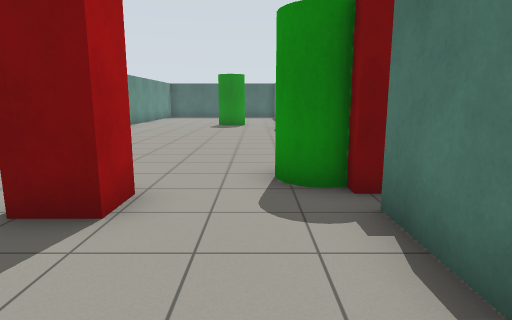
view 1 (above)

16 first-person views from a walk through a robot-simulator world made for Gazebo. The camera is 1.2 m above the floor, tilts 10° down and sees 75° across. The lines on the ground mark 1 m squares. The floor is counted in squares, 1 m on a side. Each view is taken from the middle of a square. On the plan, view 1 faces up. The plan holds only what a view shows up to about 13 squares ahead; the rest is blank.

view 2
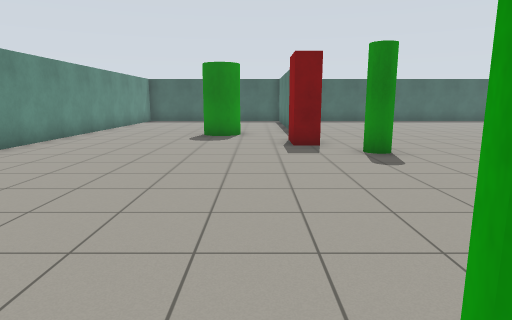

view 3
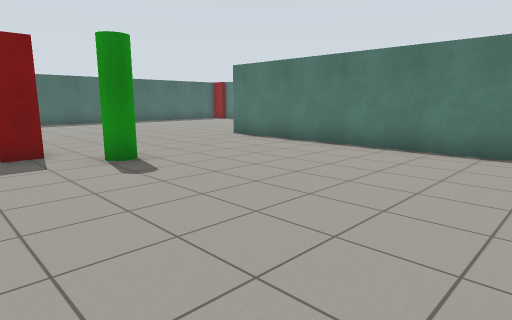

view 4
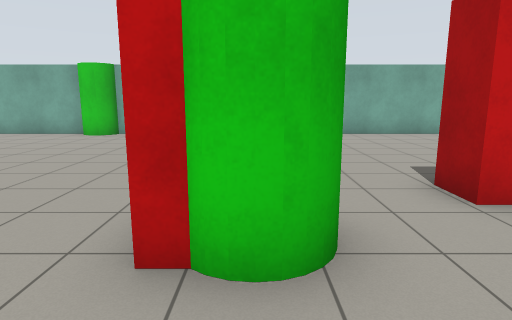

view 5
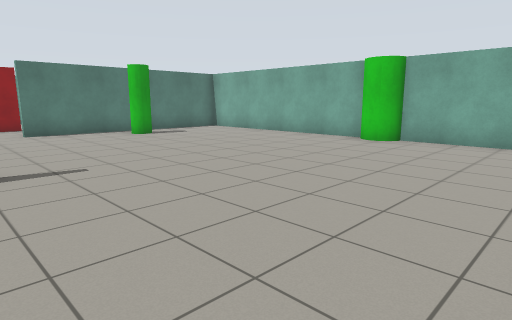

view 6
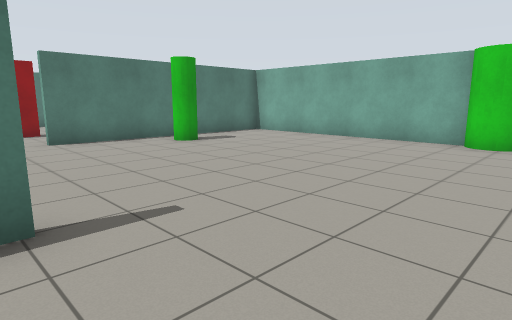

view 7
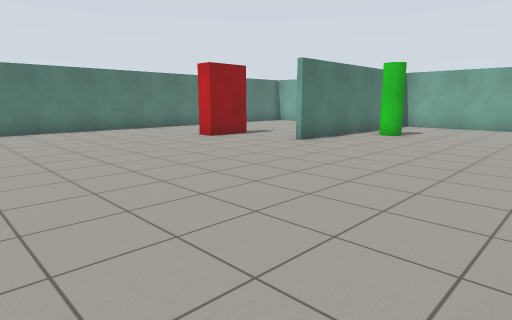

view 8
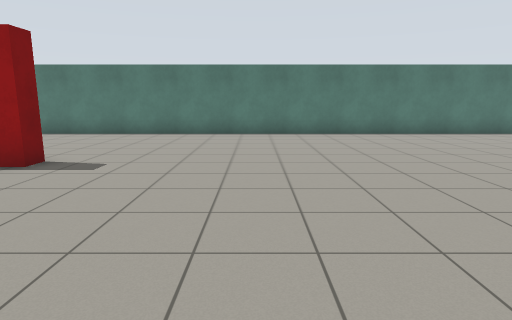

view 9
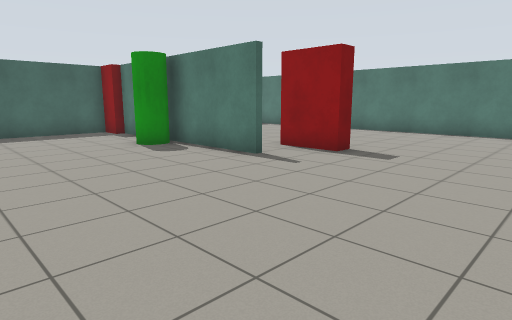

view 10
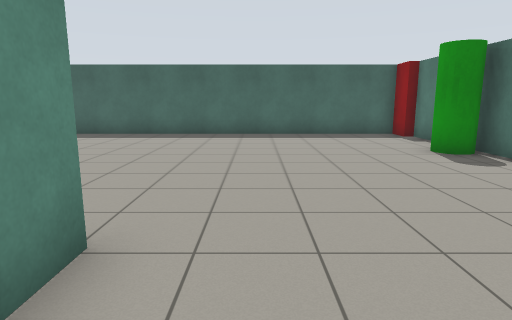

view 11
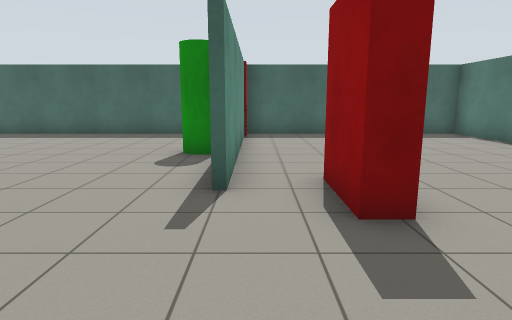

view 12
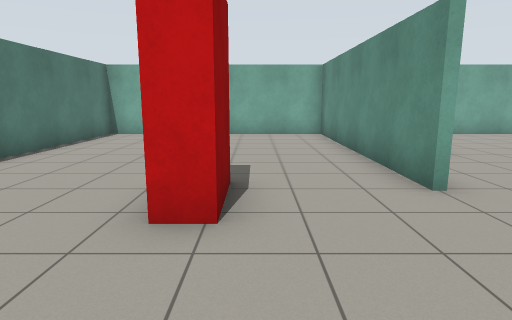

view 13
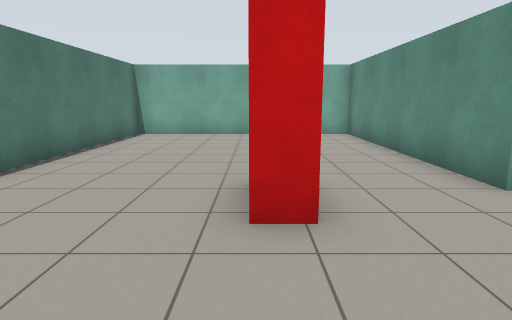

view 14
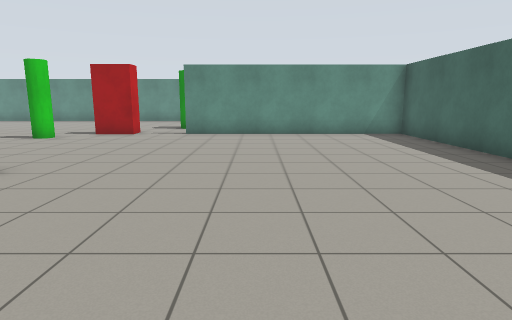

view 15
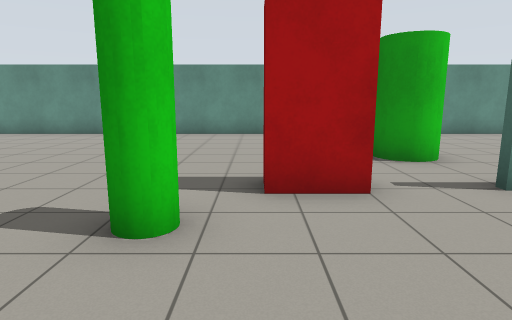

view 16
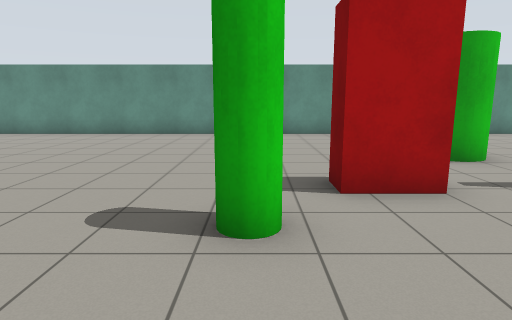

### Floor plan
Points are (right, up) in squares from view 1. A wall is a line through its corners. A room is listed if a view was taken in it or the views show most of it. See-through windows are left out.
Room 1 (views 1, 2, 3, 4, 5, 6, 7, 8, 9, 10, 11, 12, 13, 14, 15, 16)
walls: (8.6, 15.6) (8.6, 14.6); (8.4, 5.4) (8.4, 15.6); (15.4, 17.4) (15.4, 20.5); (15.6, 3.6) (15.6, -4.4) (23.4, -4.4) (23.4, 20); (1.4, 1.6) (1.4, 3.5); (15.4, 23.1) (15.4, 24.5); (15.6, 24.4) (15.6, 17.4); (15.4, -2.5) (15.4, 3.6); (14.5, 25.4) (1.6, 25.4) (1.6, 17.4); (7.4, -4.4) (13.5, -4.4); (3.2, -4.4) (5.5, -4.4); (-6.4, 18.4) (-6.4, 3.5); (18.6, 25.4) (16.4, 25.4); (23.4, 22.6) (23.4, 25.4) (22.1, 25.4); (-6.4, 23.2) (-6.4, 20.9); (-5.9, -4.4) (-2.1, -4.4)
objects: red box (-2, 4); green cylinder (-2, 17) to (-1, 18); red box (1, 4) to (2, 4); green cylinder (1, 5) to (2, 6); red box (1, 14) to (2, 15); green cylinder (3, 13); green cylinder (6, -5) to (7, -4); green cylinder (14, 0); green cylinder (15, 21); red box (15, 25) to (16, 26); red box (17, 17) to (17, 18); red box (19, 3) to (19, 5)

Where each view was taken, in squares from view 1:
view 1: 0 up, 0 right, facing up
view 2: 5 up, 0 right, facing up
view 3: 6 up, 0 right, facing up-right
view 4: 8 up, 1 right, facing down
view 5: 6 up, 2 right, facing down-right
view 6: 6 up, 5 right, facing down-right
view 7: 12 up, 9 right, facing down-right
view 8: 12 up, 11 right, facing right
view 9: 12 up, 10 right, facing up-right
view 10: 13 up, 10 right, facing up
view 11: 13 up, 16 right, facing up
view 12: 8 up, 18 right, facing down
view 13: 8 up, 19 right, facing down
view 14: 20 up, 14 right, facing left
view 15: 14 up, 6 right, facing left
view 16: 13 up, 6 right, facing left
